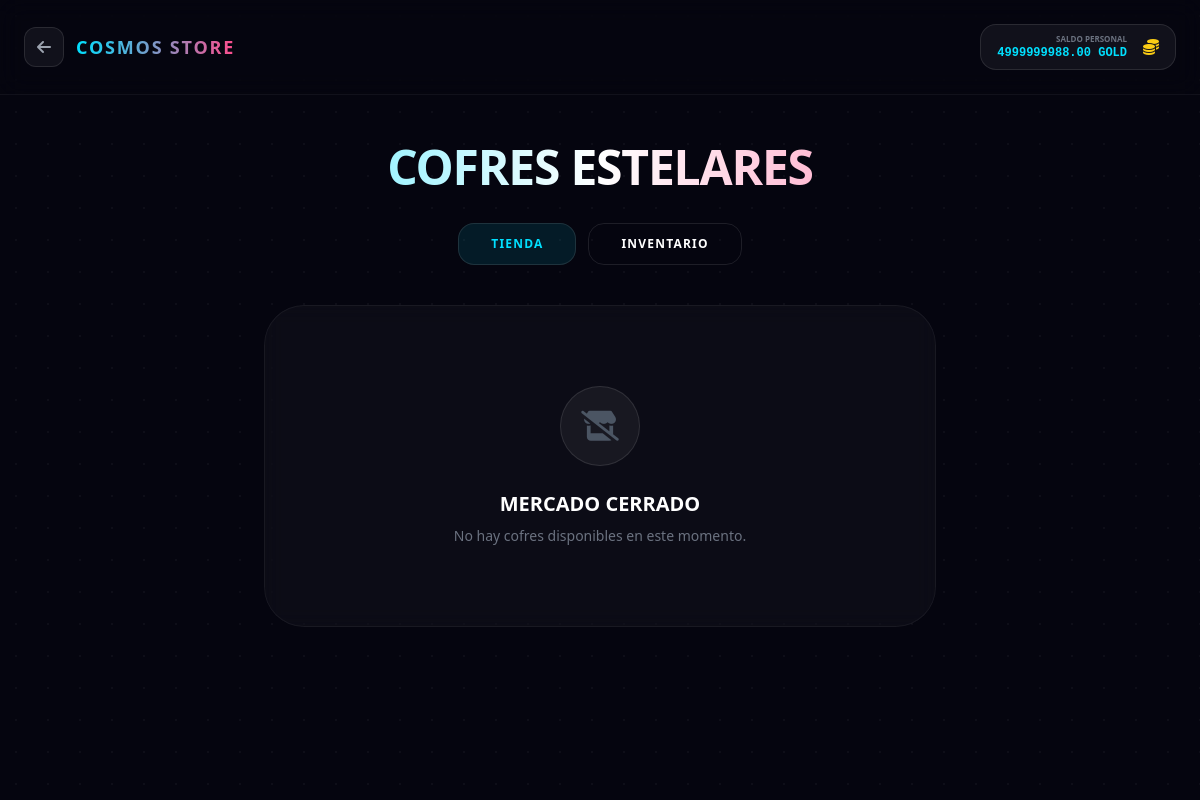
The app's page /chests/ (signed in), older data.
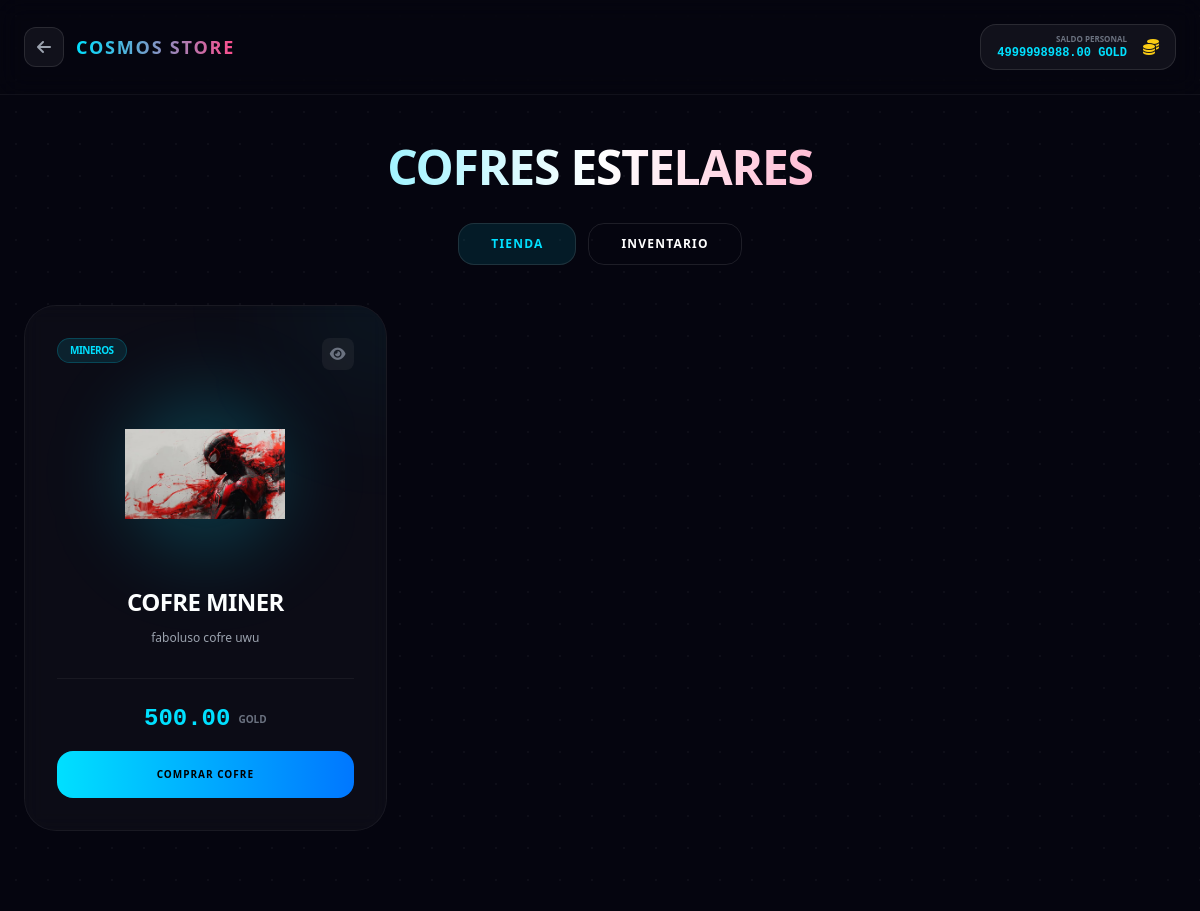
The same page, newer data.
### game/models.py (models this page shows, shortened)
class Profile(models.Model):
    user = models.OneToOneField(settings.AUTH_USER_MODEL, on_delete=models.CASCADE)
    wallet_metamask_bsc = models.CharField(max_length=255,null=True,blank=True, unique=True)
    cosmos_gold = models.DecimalField(max_digits=12, decimal_places=2, default=Decimal('0.00'))
    created_at = models.DateTimeField(auto_now_add=True)

### game/models_cofres.py (models this page shows, shortened)
class Chest(models.Model):
    name = models.CharField(max_length=100)
    description = models.TextField()
    image = models.ImageField(upload_to="chests/", help_text="Imagen o GIF del cofre")
    price = models.DecimalField(max_digits=12, decimal_places=2, validators=[MinValueValidator(Decimal('0.00'))])
    is_in_store = models.BooleanField(default=True, verbose_name="¿Aparece en tienda?")
    category = models.ForeignKey(ChestCategory, on_delete=models.SET_NULL, null=True, related_name="chests")
    rewards_per_open = models.PositiveIntegerField(default=1, help_text="Número de recompensas por cada apertura de cofre")
    created_at = models.DateTimeField(auto_now_add=True)
    updated_at = models.DateTimeField(auto_now=True)
    class Meta:
        verbose_name = "Cofre"
        verbose_name_plural = "Cofres"

class ChestCategory(models.Model):
    name = models.CharField(max_length=100, unique=True)
    description = models.TextField(blank=True, null=True)
    class Meta:
        verbose_name = "Categoría de Cofre"
        verbose_name_plural = "Categorías de Cofres"

### game/views.py (the view)
# urls.py: path("chests/", chests_public_view, name="chests_public"),
@login_required
def chests_public_view(request):
    chests = Chest.objects.filter(is_in_store=True).select_related("category").prefetch_related("rewards")
    profile, _ = Profile.objects.get_or_create(user=request.user)
    user_chests = UserChest.objects.filter(owner=profile, opened=False).select_related("chest")
    return render(request, "game/chests_public.html", {
        "chests": chests,
        "user_chests": user_chests,
        "profile": profile
    })

### game/models_cofres.py (called while the page is built)
    @property
    def item_name(self):
        if self.miner_reward: return self.miner_reward.name
        if self.transport_reward: return self.transport_reward.name
        if self.tool_reward: return self.tool_reward.name
        return "Desconocido"

### game/templates/game/chests_public.html (shortened to what this page needs)
<!DOCTYPE html>
<html lang="es">
<head>
  <script src="https://cdn.tailwindcss.com"></script>
  <link rel="stylesheet" href="https://cdnjs.cloudflare.com/ajax/libs/font-awesome/6.4.0/css/all.min.css">
</head>
<body class="min-h-screen bg-space text-white overflow-x-hidden relative pb-20">
  <div class="fixed inset-0 z-0 opacity-40">
    <div
      class="absolute inset-0 bg-[radial-gradient(circle,_rgba(255,255,255,0.1)_1px,_transparent_1px)] bg-[size:32px_32px]">
    </div>
  </div>
  <header class="relative z-10 px-6 py-6 border-b border-white/5 backdrop-blur-md">
    <div class="max-w-7xl mx-auto flex items-center justify-between">
      <a href="/home/" class="flex items-center gap-3 group">
        <div
          class="w-10 h-10 rounded-xl bg-white/5 flex items-center justify-center border border-white/10 group-hover:border-accent group-hover:bg-accent/10 transition-all">
          <i class="fas fa-arrow-left text-gray-400 group-hover:text-accent"></i>
        </div>
        <span
          class="font-extrabold tracking-widest text-lg bg-gradient-to-r from-accent to-pink bg-clip-text text-transparent uppercase tracking-tighter">Cosmos
          Store</span>
      </a>
      <div class="flex items-center gap-4 bg-white/5 border border-white/10 px-4 py-2 rounded-2xl">
        <div class="text-right">
          <p class="text-[8px] uppercase text-gray-500 font-bold">Saldo Personal</p>
          <p id="userGold" class="text-xs font-mono font-black text-accent">{{ profile.cosmos_gold }} GOLD</p>
        </div>
        <i class="fas fa-coins text-yellow-400"></i>
      </div>
    </div>
  </header>
  <main class="relative z-10 max-w-7xl mx-auto px-6 mt-12">
    <div class="text-center mb-10">
      <h1
        class="text-5xl font-black mb-4 bg-gradient-to-r from-accent via-white to-pink bg-clip-text text-transparent uppercase tracking-tight">
        Cofres Estelares</h1>
      <div class="flex items-center justify-center gap-3 mt-8">
        <button onclick="switchTab('store')" id="tab-store"
          class="px-8 py-3 rounded-2xl border border-white/10 font-black text-xs uppercase tracking-widest transition-all tab-active">
          Tienda
        </button>
        <button onclick="switchTab('inventory')" id="tab-inventory"
          class="px-8 py-3 rounded-2xl border border-white/10 font-black text-xs uppercase tracking-widest transition-all relative">
          Inventario
        </button>
      </div>
    </div>
    <section id="section-store" class="tab-content">
      {% if chests %}
      <div class="grid gap-8 sm:grid-cols-2 lg:grid-cols-3 xl:grid-cols-4">
        {% for c in chests %}
        <div
          class="glass-card rounded-[32px] p-8 group hover:border-accent/40 transition-all duration-500 hover:-translate-y-3 relative overflow-hidden flex flex-col h-full">
          <div
            class="absolute -top-24 -right-24 w-48 h-48 bg-accent/5 rounded-full blur-3xl group-hover:bg-accent/15 transition-colors">
          </div>
          <div class="relative z-10 flex flex-col h-full">
            <div class="flex justify-between items-start mb-6">
              <span
                class="text-[10px] font-black bg-accent/10 border border-accent/20 px-3 py-1 rounded-full text-accent uppercase tracking-tighter">
                {{ c.category.name }}
              </span>
              <button
                class="btn-info w-8 h-8 rounded-lg bg-white/5 flex items-center justify-center text-gray-500 hover:text-accent hover:bg-white/10 transition-all"
                data-name="{{ c.name }}" data-desc="{{ c.description }}"
                data-rewards="{% for r in c.rewards.all %}{{ r.item_name }} ({{ r.display_probability }}%){% if not forloop.last %}|{% endif %}{% endfor %}">
                <i class="fas fa-eye text-sm pointer-events-none"></i>
              </button>
            </div>
            <div class="mb-8 flex-1 flex flex-col items-center">
              <div class="relative">
                {% if c.image %}
                <img src="{{ c.image.url }}" alt="{{ c.name }}"
                  class="relative w-40 h-40 object-contain animate-float group-hover:scale-110 transition-transform duration-700">
                {% else %}
                <div
                  class="relative w-40 h-40 rounded-full bg-white/5 flex items-center justify-center border border-white/10">
                  <i class="fas fa-box-open text-6xl text-accent/20"></i>
                </div>
                {% endif %}
              </div>
              <h3
                class="mt-8 font-black text-2xl group-hover:text-accent transition-colors text-center uppercase tracking-tight">{{ c.name }}</h3>
              <p class="mt-3 text-xs text-gray-400 text-center line-clamp-2">{{ c.description }}</p>
            </div>
            <div class="mt-auto pt-6 border-t border-white/5 text-center">
              <div class="flex items-center justify-center gap-2 mb-4">
                <span class="text-2xl font-mono font-black text-accent">{{ c.price }}</span>
                <span class="text-[10px] text-gray-500 uppercase font-bold">GOLD</span>
              </div>
              <button
                class="btn-buy w-full py-4 rounded-2xl bg-gradient-to-r from-accent to-blueglow text-black font-black uppercase text-[10px] tracking-widest hover:brightness-110 active:scale-[0.98] transition-all"
                data-id="{{ c.id }}" data-name="{{ c.name }}" data-price="{{ c.price }}">
                Comprar Cofre
              </button>
            </div>
          </div>
        </div>
        {% endfor %}
      </div>
      {% else %}
      <div class="glass-card rounded-[40px] p-20 text-center max-w-2xl mx-auto">
        <div
          class="w-20 h-20 rounded-full bg-white/5 border border-white/10 flex items-center justify-center mx-auto mb-6 text-gray-600">
          <i class="fas fa-store-slash text-3xl"></i>
        </div>
        <h3 class="text-xl font-bold mb-2 uppercase">Mercado Cerrado</h3>
        <p class="text-gray-500 text-sm">No hay cofres disponibles en este momento.</p>
      </div>
      {% endif %}
    </section>
  </main>
</body>
</html>

### game/templates/game/chests_public.html (style rules this page uses)
.glass-card { background: rgba(255, 255, 255, 0.03); backdrop-filter: blur(10px); border: 1px solid rgba(255, 255, 255, 0.05); }
.animate-float { animation: float 4s ease-in-out infinite; }
.tab-active { background: rgba(0, 224, 255, 0.1); border-color: #00e0ff; color: #00e0ff; }

Row changes from the older to the newer data that the page shows:
changed Profile: cosmos_gold "4999999988.00" → "4999998988.00"
added Chest: category.name "MINEROS", image (picture), name "COFRE MINER", description "faboluso cofre uwu", price "500.00"
Text that changed along with them:
text no longer shown: "MERCADO CERRADO No hay cofres disponibles en este momento."
